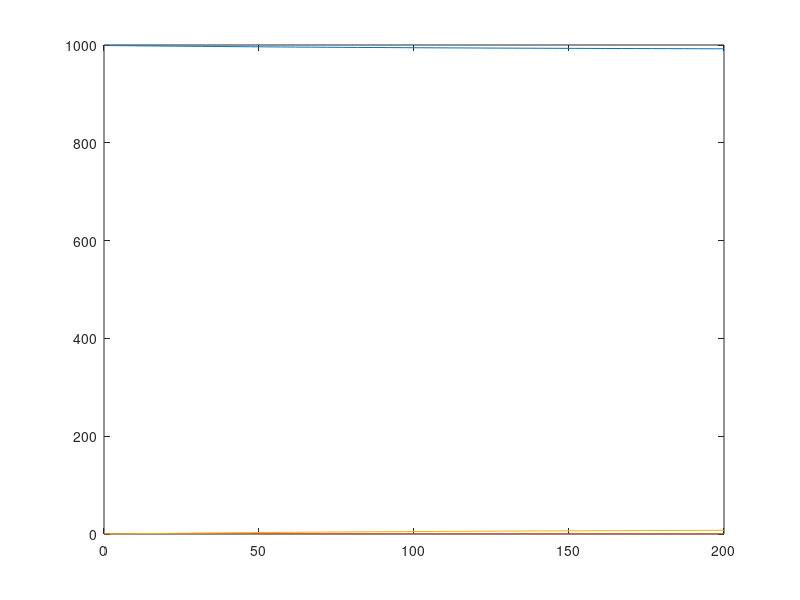
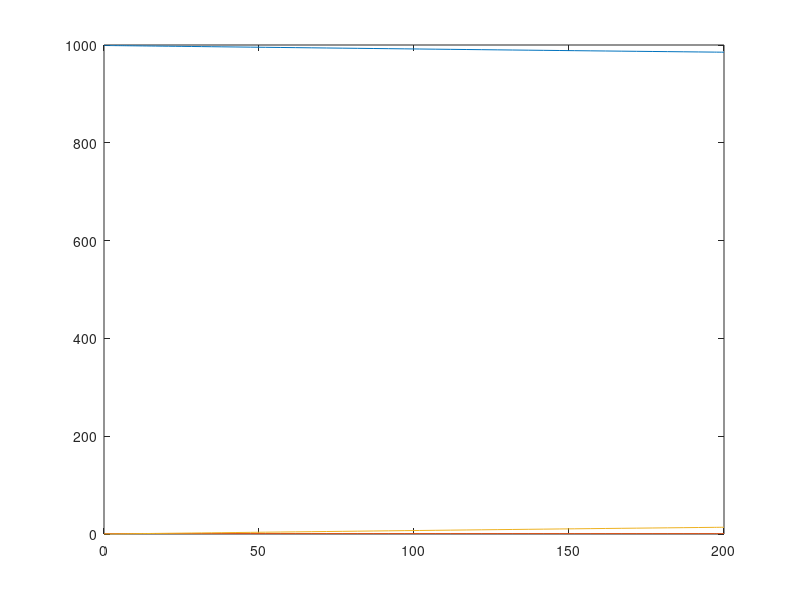
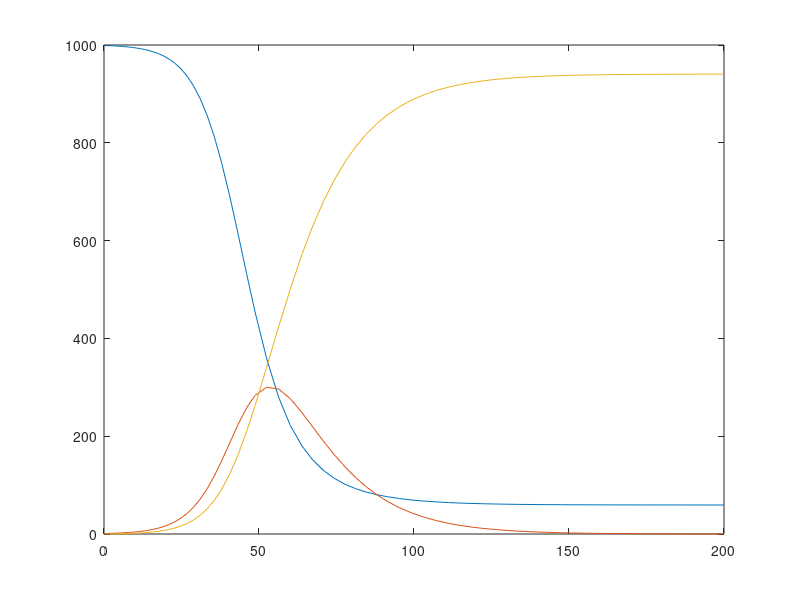
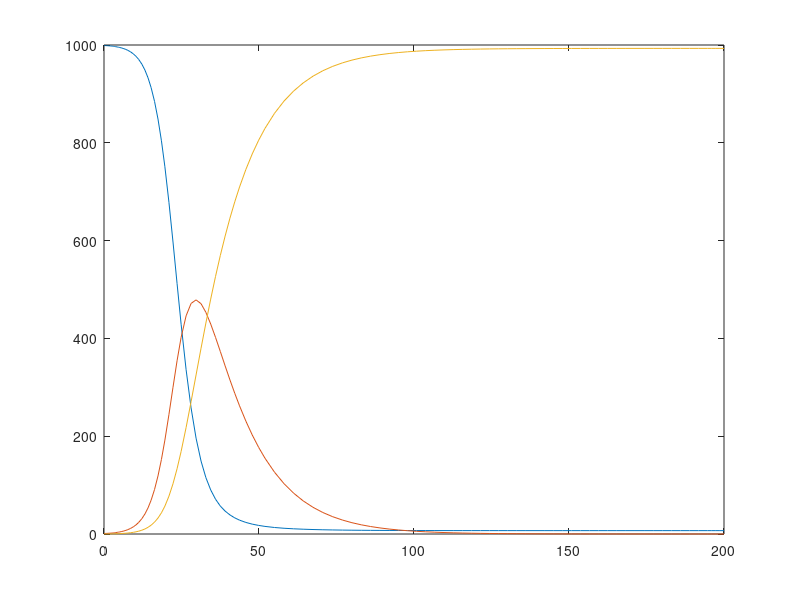

Reproduce these figures in MATLAB, in order.
function main_sir()
    n = 1000;
    I0 = 1;
    S0 = n - I0;
    R0 = 0;

    [t, x] = ode45(@ode0point9, [0 200], [S0; I0; R0])

    figure
    plot(t, x(:, 1));
    hold on
    plot(t, x(:, 2));
    plot(t, x(:, 3));
    hold off

    [t, x1] = ode45(@ode1, [0 200], [S0; I0; R0])
    figure
    plot(t, x1(:, 1));
    hold on
    plot(t, x1(:, 2));
    plot(t, x1(:, 3));
    hold off

    [t, x2] = ode45(@ode3, [0 200], [S0; I0; R0])
    figure
    plot(t, x2(:, 1));
    hold on
    plot(t, x2(:, 2));
    plot(t, x2(:, 3));
    hold off

    [t, x3] = ode45(@ode5, [0 200], [S0; I0; R0])
    figure
    plot(t, x3(:, 1));
    hold on
    plot(t, x3(:, 2));
    plot(t, x3(:, 3));
    hold off

end

function res = ode0point9(t, x)
  n = 1000;
  I0 = 1;
  S0 = n - I0;
  R0 = 0;
  gamma = 1/14;
  S0R0 = 0.9;
  beta = S0R0*gamma/S0;
  res = [-beta*x(1)*x(2); beta*x(1)*x(2)-gamma*x(2); gamma*x(2)];
end

function res = ode1(t, x)
  n = 1000;
  I0 = 1;
  S0 = n - I0;
  R0 = 0;
  gamma = 1/14;
  S0R0 = 1;
  beta = S0R0*gamma/S0;
  res = [-beta*x(1)*x(2); beta*x(1)*x(2)-gamma*x(2); gamma*x(2)];
end

function res = ode3(t, x)
  n = 1000;
  I0 = 1;
  S0 = n - I0;
  R0 = 0;
  gamma = 1/14;
  S0R0 = 3;
  beta = S0R0*gamma/S0;
  res = [-beta*x(1)*x(2); beta*x(1)*x(2)-gamma*x(2); gamma*x(2)];
end

function res = ode5(t, x)
  n = 1000;
  I0 = 1;
  S0 = n - I0;
  R0 = 0;
  gamma = 1/14;
  S0R0 = 5;
  beta = S0R0*gamma/S0;
  res = [-beta*x(1)*x(2); beta*x(1)*x(2)-gamma*x(2); gamma*x(2)];
end